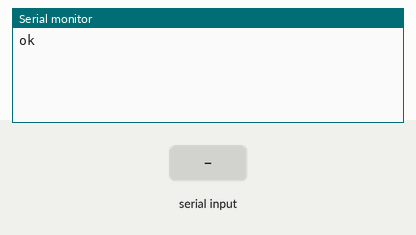
A sketch run on a simulated Arduino Uno, built with avr-gcc and run on an emulated ATmega328P. Parts: the last lines printed to the serial monitor. The inputs (shaded band) are chosen by the test bench.

Above: at 1.2 s.
1.3 s: "1" received over the second serial link
At 2.1 s:
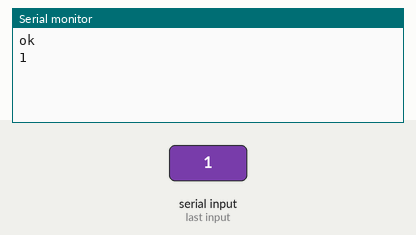
2.8 s: "0" received over the second serial link
At 3.3 s:
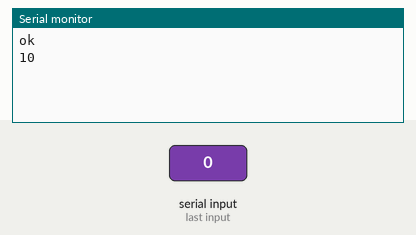

Measured:
- after the input at 1.3 s, the serial monitor: prints a new line at once (image 1)
- after the input at 2.8 s, the serial monitor: prints a new line at once (image 2)

The sketch:

069-1-BT-setup.ino
```cpp
#include <SoftwareSerial.h>

SoftwareSerial SSerial(6, 7); //6 RX e 7 TX

void setup() {
  Serial.begin(38400);
  while(!Serial) {}

  Serial.println("ok");
  SSerial.begin(38400);
}

void loop() {
  if (SSerial.available()){
    Serial.write(SSerial.read());
  }
  if (Serial.available()){
    SSerial.write(Serial.read());
  }
}
```
